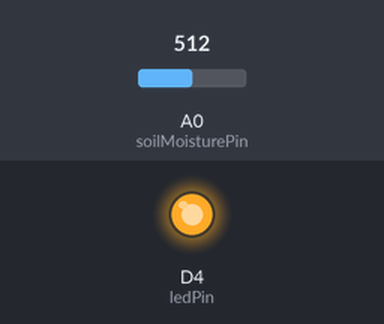
The sketch below on a simulated ESP8266 (NodeMCU). Shown: output pins drawn as LEDs (lit = HIGH). The test bench sets the inputs (shaded band); at power-on: A0 (soilMoisturePin) = 512. WiFi joins after 1.5 s; servers stay silent unless stated; what the sketch prints to the serial monitor is not drawn.

Above: at 2.7 s.
2.8 s: A0 (soilMoisturePin) set to 578
5.5 s: A0 (soilMoisturePin) set to 603
At 6.3 s:
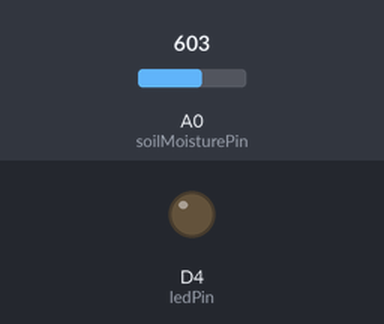
10.5 s: A0 (soilMoisturePin) set to 511
At 12.8 s:
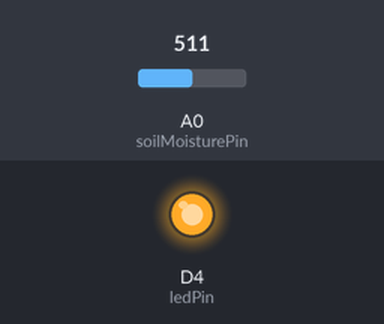
13.2 s: A0 (soilMoisturePin) set to 343
15.9 s: A0 (soilMoisturePin) set to 316
At 18.8 s:
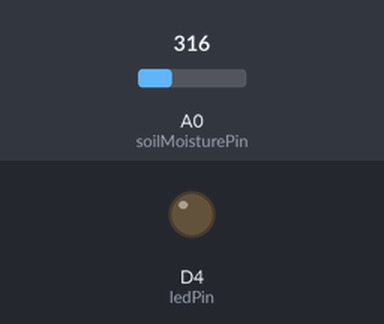
Timing chart, 0 to 20.0 s (numbered marks = the images above; inputs shaded):
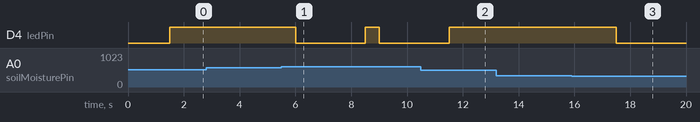

Measured:
- the behaviour switches between 589 and 590 on A0 (soilMoisturePin) (found by bisection; images 0 and 1)
- the behaviour switches between 334 and 333 on A0 (soilMoisturePin) (found by bisection; images 2 and 3)
- after the input at 2.8 s, every drawn part: stays the same
- after the input at 5.5 s, D4 (ledPin): HIGH → LOW after 0.51 s, → HIGH 2.5 s later, → LOW 0.50 s later
- after the input at 10.5 s, D4 (ledPin): goes on until 11.5 s, then stays HIGH
- after the input at 13.2 s, every drawn part: stays the same
- after the input at 15.9 s, D4 (ledPin): HIGH → LOW after 1.6 s

The sketch:

soil_sensor_micro.ino
```cpp
#include <ESP8266WiFi.h> // For ESP8266
// #include <WiFi.h>      // For ESP32

const char* ssid = "YOUR_SSID";
const char* password = "YOUR_PASSWORD";

const int soilMoisturePin = A0; // Change to appropriate pin for ESP32
const int ledPin = D4; // Use built-in LED (ESP8266) or GPIO2
// const int ledPin = 2; // Uncomment this line for ESP32 and comment the above line

// Calibration values
const int dryValue = 645; // 0% moisture
const int wetValue = 285; // 100% moisture

void setup() {
  Serial.begin(115200);

  // Connect to Wi-Fi
  Serial.print("Connecting to ");
  Serial.println(ssid);
  WiFi.begin(ssid, password);

  while (WiFi.status() != WL_CONNECTED) {
    delay(500);
    Serial.print(".");
  }
  Serial.println("");
  Serial.println("WiFi connected");
  Serial.println("IP address: ");
  Serial.println(WiFi.localIP());

  // Initialize the soil moisture sensor and LED pin
  pinMode(soilMoisturePin, INPUT);
  pinMode(ledPin, OUTPUT);
  digitalWrite(ledPin, LOW); // Turn off the LED initially
}

void loop() {
  int rawValue = analogRead(soilMoisturePin);
  int soilMoisturePercent = map(rawValue, dryValue, wetValue, 0, 100);

  // Ensure percentage is within bounds
  soilMoisturePercent = constrain(soilMoisturePercent, 0, 100);

  Serial.print("Raw Sensor Value: ");
  Serial.print(rawValue);
  Serial.print(" -> Soil Moisture: ");
  Serial.print(soilMoisturePercent);
  Serial.println("%");

  // Control LED based on soil moisture percentage
  if (soilMoisturePercent < 15) {
    // Blink the LED if soil moisture is below 15%
    digitalWrite(ledPin, HIGH); // Turn on the LED
    delay(500); // Wait for 500 milliseconds
    digitalWrite(ledPin, LOW); // Turn off the LED
    delay(500); // Wait for 500 milliseconds
  } else if (soilMoisturePercent > 85) {
    // Turn off the LED if soil moisture is above 85%
    digitalWrite(ledPin, LOW);
  } else {
    // Turn on the LED solid if soil moisture is between 15% and 85%
    digitalWrite(ledPin, HIGH);
  }

  delay(2000); // Read every 2 seconds
}
```
